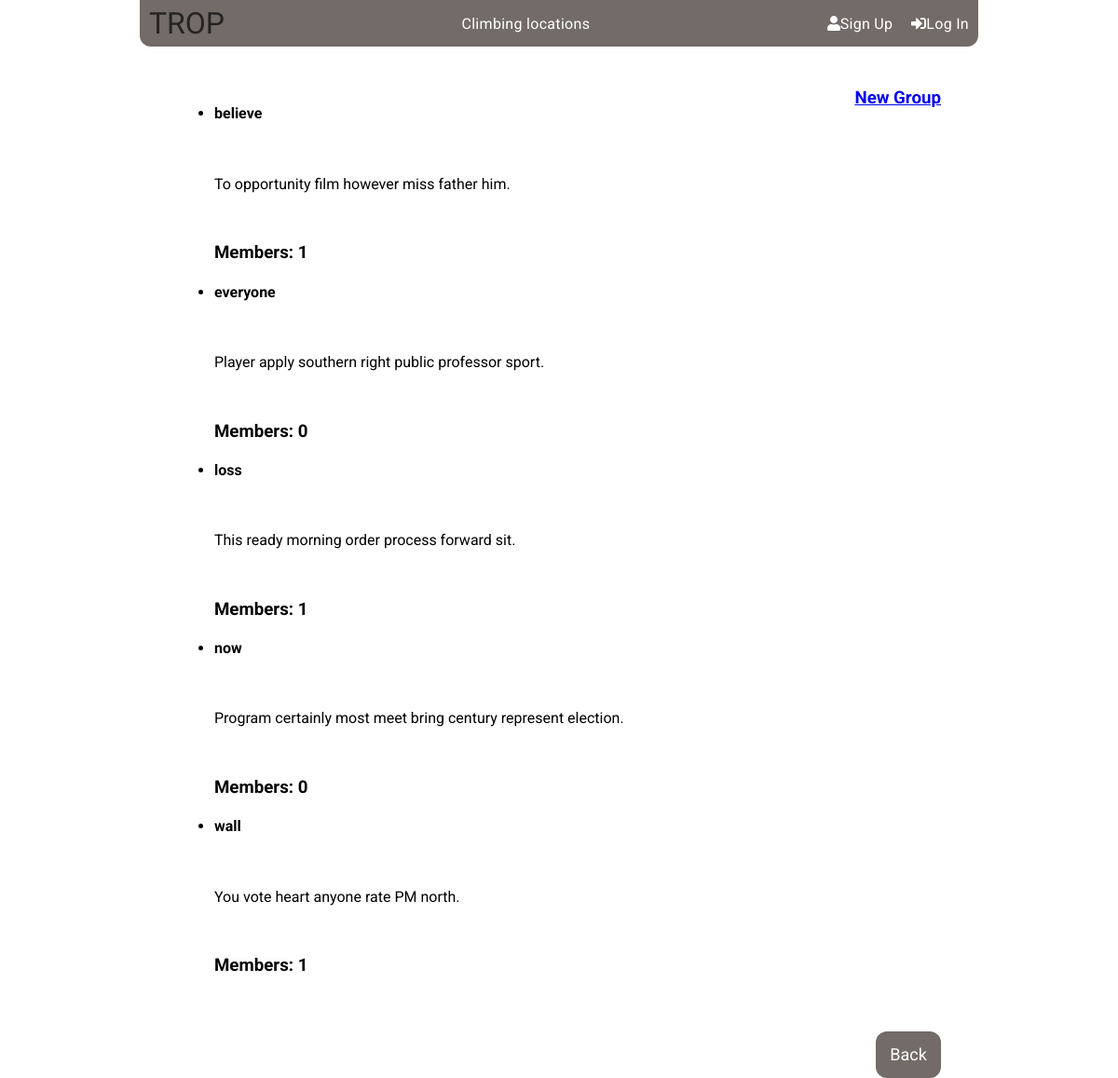
Page /accounts/groups/ on the committed database.
### accounts/models.py (models this page shows, shortened)
class Group(models.Model):
    name = models.CharField(max_length = 255, unique=True)
    slug = models.SlugField(allow_unicode = True, unique=True)
    description = models.TextField(blank=True, default='')
    members = models.ManyToManyField(User, through='GroupMember')
    class Meta:
        ordering = ['name']

### accounts/views.py (the view)
# urls.py: url(r'groups/$', views.ListGroups.as_view(),
class ListGroups(ListView):
    model = Group

### accounts/templates/accounts/group_list.html (shortened to what this page needs)
{% extends "accounts/accounts_base.html" %}
{% block accounts_content %}
{% if group_list %}
  <ul>
    {% for group in group_list %}
      <li>
        {% if user in group.members.all %}
          <h4><a href="{% url 'accounts:single_group' slug=group.slug %}">{{group.name}}</a></h4>
        {% else %}
          <h4>{{group.name}}</h4>
        {% endif %}
        <br>
        <p>{{group.description}}</p>
        <br>
        {% if group.members %}
          <h3>Members: {{group.members.count}}</h3>
        {% endif %}
      </li>
    {% endfor %}
  </ul>
{% else %}
  <h1>No groups are available</h1>
{% endif %}
<h3><a href="{% url 'accounts:new_group' %}">New Group</a></h3>
{% endblock accounts_content %}

### static/css/main.css (style rules this page uses)
body { margin: 0; padding: 0; }

### rows in the picture
Group: name "believe", description "To opportunity film however miss father him.", members.count "1"
Group: name "everyone", description "Player apply southern right public professor sport.", members.count "0"
Group: name "loss", description "This ready morning order process forward sit.", members.count "1"
Group: name "now", description "Program certainly most meet bring century represent election.", members.count "0"
Group: name "wall", description "You vote heart anyone rate PM north.", members.count "1"
